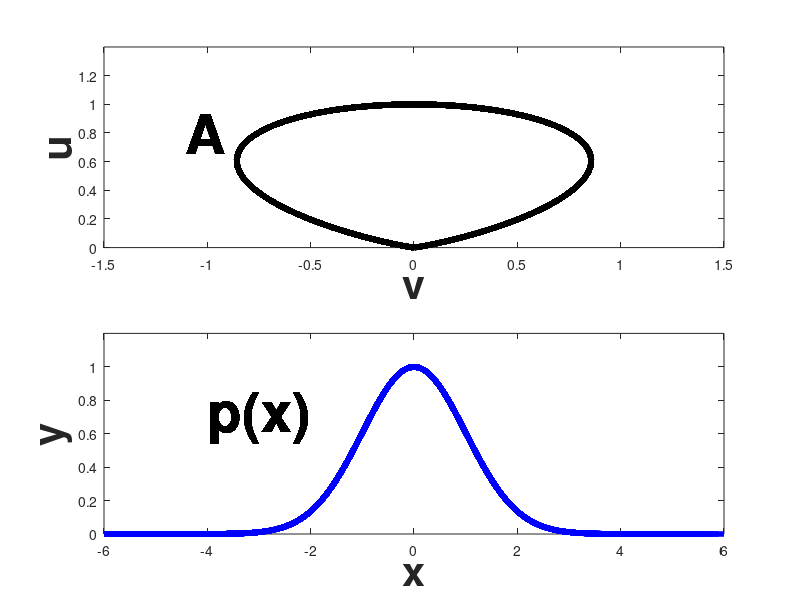

Source code (MATLAB):
%%%%%%%%%%%%%%%%%%%%%%%%%%%%%%%%%%%%%%%
%%%%%     RATIO OF UNIFORMS        %%%%
%%%%% plot_boundary_of_the_region  %%%%
%%%%%  of a standard Gaussian pdf  %%%%
%%%%%%%%%%%%%%%%%%%%%%%%%%%%%%%%%%%%%%%
%%%  T=@(x) exp(-x.^2/2)           %%%%
%%%  Boundary of T(x)              %%%%
%%%%  RECALL   x=v/u               %%%%
%%% considering the area defined as %%%
%%% A=\{0<u<\sqrt(p(v/u))\}         %%% 
%%%%%%%%%%%%%%%%%%%%%%%%%%%%%%%%%%%%%%%
clear all
close all
clc
%%%%%
disp('-------------------------------------------------------------------')
disp(' ')
disp('Plotting boundary of the region A and the target pdf...')
%%%%%%%%%%%%%%%%%%%%%%%%%%%%%%%%%%%%%%%%%%%%%%%%%
%%%  EQUATION OF THE CURVE: PARAMETRIC WAY 
%%%%%%%%%%%%%%%%%%%%%%%%%%%%%%%%%%%%%%%%%%%%%%%%%
 T=@(x) exp(-x.^2/2);
u=@(x) sqrt(T(x));
v=@(x) x.*sqrt(T(x));
%%%% %%%%% %%%%%
 x=-6:0.1:6;
%%%%%%%%%%%%%%%%%%%%%%%%%%%%%%%%%%%%%%%%%%%%%%%%%%%%%%
%%%% loop for plotting point by point....
%%%%%%%%%%%%%%%%%%%%%%%%%%%%%%%%%%%%%%%%%%%%%%%%%%%%%%
 for i=1:length(x)
%%%%%%%%%%%%%%%%%%%%%%%%%%%%%%%%%%%%%%%%%%%%%%%%%%%%%%
%%%  DOMAIN v-u   
%%%%%%%%%%%%%%%%%%%%%%%%%%%%%%%%%%%%%%%%%%%%%%%%%%%%%%
    subplot(2,1,1)
    hold on
     text(-1.1,0.8,'A','FontSize',40,'FontWeight','Bold')
    axis([-1.5 1.5 0 1.4])
    plot(v(x(1:i)),u(x(1:i)),'k-','LineWidth',4)
    xlabel('v','FontSize',30,'FontWeight','Bold')
    ylabel('u','FontSize',30,'FontWeight','Bold')
    box on
%%%%%%%%%%%%%%%%%%%%%%%%%%%%%%%%%%%%%%%%%%%%%%%%%%%%%%
%%%  DOMAIN x-y   (y=T(x)) 
%%%%%%%%%%%%%%%%%%%%%%%%%%%%%%%%%%%%%%%%%%%%%%%%%%%%%%
    subplot(2,1,2) 
    hold on
    text(-4,0.7,'p(x)','FontSize',40,'FontWeight','Bold')
    axis([-6 6 0 1.2])
    plot(x(1:i),T(x(1:i)),'b-','LineWidth',4)
    xlabel('x','FontSize',30,'FontWeight','Bold')
    ylabel('y','FontSize',30,'FontWeight','Bold')
    box on
    pause(0.01)
 end
%%%%%%%%%%%%%%%%%%%%%%%%%%%%%%%%%%%%%%%%%%%%%%%%%%%%%%
%%%%%%%%%%%%%%%%%%%%%%%%%%%%%%%%%%%%%%%%%%%%%%%%%%%%%%
disp(' ')
Norm_Costant_of_T=1/sqrt(2*pi);
Z=1/Norm_Costant_of_T;
AREA_REGION_A=Z/2;
disp(['Area of the region A = ', num2str(AREA_REGION_A)])
disp(' ')
disp('-------------------------------------------------------------------')
%%%%%%%%%%%%%%%%%%%%%%%%%%%%%%%%%%%%%%%%%%%%%%%%%
%%%%%%%%%%%%%%%%%%%%%%%%%%%%%%%%%%%%%%%%%%%%%%%%%